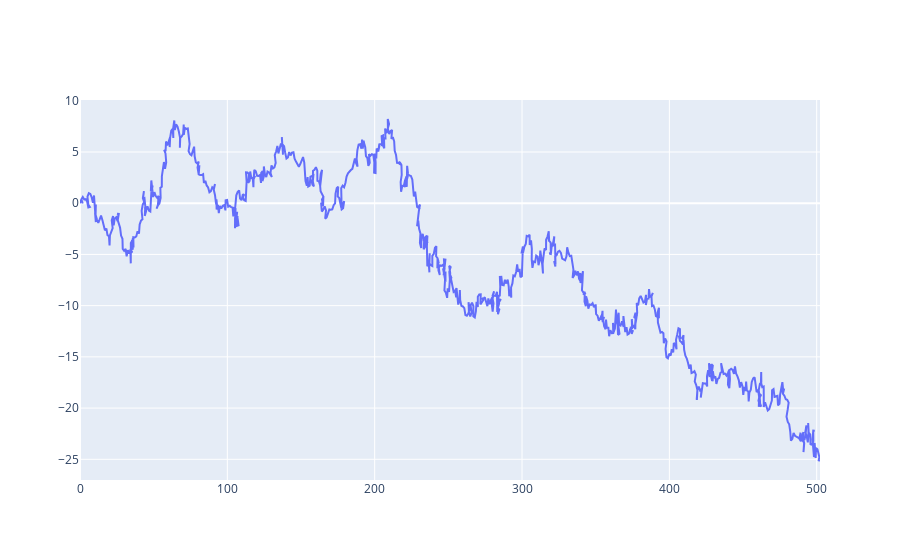

The cell this chart's notebook holds for it:
### Markdown cell above
# Activity 1: Correlated Random Walk - 1 Trajectory

### Code cell
def correlated_random_walk(n_steps=1000, scale=1.0, c = 0.5):
    pos = Vec2d(0, 0)
    trajectory = [pos.to_tuple()]
    
    for i in range(n_steps):
        angle = wrapcauchy.rvs(c, scale=scale)  # Generar un ángulo con distribución de Cauchy
        step = Vec2d(1, 0).rotated(angle)
        pos += step
        trajectory.append(pos.to_tuple())

    print("Primeros 5 puntos de la trayectoria:", trajectory[:5])  # Verifica si hay datos

    x, y = zip(*trajectory)
    
    print("Cantidad de puntos generados:", len(x))  # Debe ser n_steps + 1

    fig = go.Figure()
    fig.add_trace(go.Scatter(x=x, y=y, mode='lines', name='CRW 1 Trajectory'))
    fig.show()

# Llamada de prueba
correlated_random_walk()

### Figure 1 — Plotly figure (JSON) as saved in the notebook; plotly's stock layout.template omitted (floating-point values rounded to 4 significant figures; data arrays with more than 128 entries replaced by an {"elided": "..."} marker saying what was removed)
{"data": [{"mode": "lines", "name": "CRW 1 Trajectory", "type": "scatter", "x": {"elided": "1001 float values"}, "y": {"elided": "1001 float values"}}], "layout": {}}
